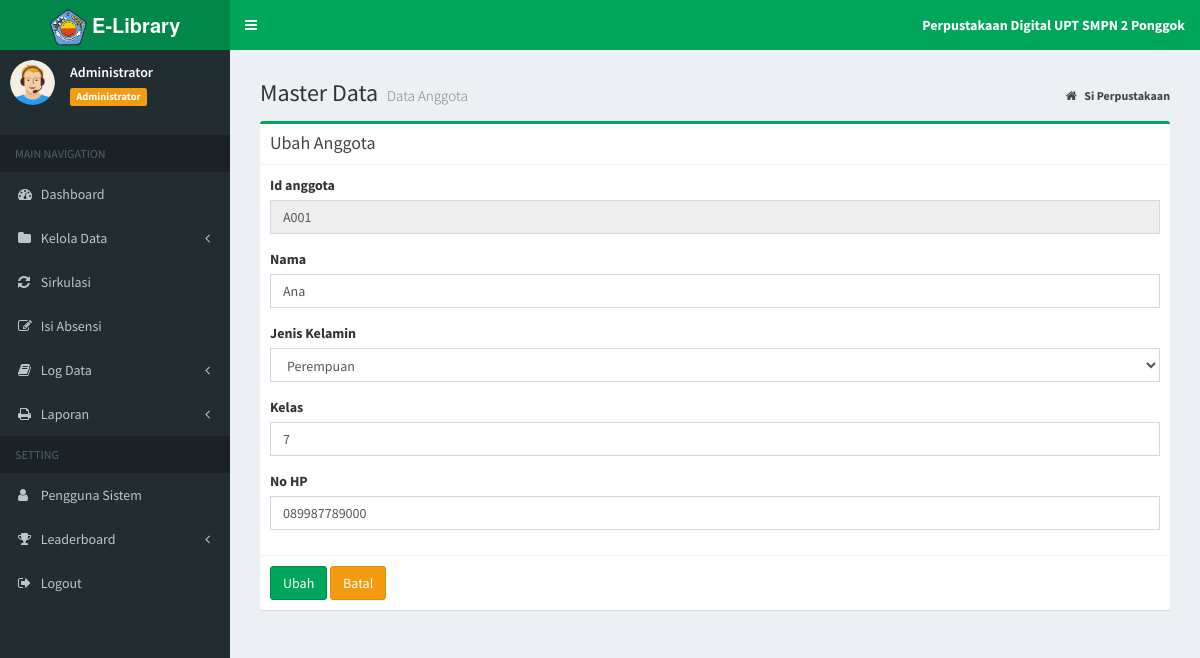
Page /?page=MyApp/edit_agt&kode=A001 (signed in) on the committed database.
### tables this page shows
CREATE TABLE `tb_anggota` (
  `id_anggota` varchar(10) NOT NULL,
  `nama` varchar(20) NOT NULL,
  `jekel` enum('Laki-laki','Perempuan') NOT NULL,
  `kelas` varchar(50) NOT NULL,
  `no_hp` varchar(15) NOT NULL
);

### admin/agt/edit_agt.php (the view, shortened to what this page needs)
<?php
    if(isset($_GET['kode'])){
        $sql_cek = "SELECT * FROM tb_anggota WHERE id_anggota='".$_GET['kode']."'";
        $query_cek = mysqli_query($koneksi, $sql_cek);
        $data_cek = mysqli_fetch_array($query_cek,MYSQLI_BOTH);
    }
?>
<section class="content-header">
	<h1>
		Master Data
		<small>Data Anggota</small>
	</h1>
	<ol class="breadcrumb">
		<li>
			<a href="index.php">
				<i class="fa fa-home"></i>
				<b>Si Perpustakaan</b>
			</a>
		</li>
	</ol>
</section>
<section class="content">
	<div class="row">
		<div class="col-md-12">
			<div class="box box-success">
				<div class="box-header with-border">
					<h3 class="box-title">Ubah Anggota</h3>
				</div>
				<form action="" method="post" enctype="multipart/form-data">
					<div class="box-body">
						<div class="form-group">
							<label>Id anggota</label>
							<input type='text' class="form-control" name="id_anggota" value="<?php echo $data_cek['id_anggota']; ?>"
							 readonly/>
						</div>
						<div class="form-group">
							<label>Nama</label>
							<input type='text' class="form-control" name="nama" value="<?php echo $data_cek['nama']; ?>"
							/>
						</div>
						<div class="form-group">
							<label>Jenis Kelamin</label>
							<select name="jekel" id="jekel" class="form-control" required>
								<?php
                                if ($data_cek['jekel'] == "Perempuan") echo "<option value='Perempuan' selected>Perempuan</option>";
                                else echo "<option value='Perempuan'>Perempuan</option>";
                            ?>
							</select>
						</div>
						<div class="form-group">
							<label>Kelas</label>
							<input type='text' class="form-control" name="kelas" value="<?php echo $data_cek['kelas']; ?>"
							/>
						</div>
						<div class="form-group">
							<label>No HP</label>
							<input type='number' class="form-control" name="no_hp" value="<?php echo $data_cek['no_hp']; ?>"
							/>
						</div>
					</div>
					<div class="box-footer">
						<input type="submit" name="Ubah" value="Ubah" class="btn btn-success">
						<a href="?page=MyApp/data_agt" class="btn btn-warning">Batal</a>
					</div>
				</form>
			</div>
</section>

### rows in the picture
tb_anggota: id_anggota "A001", nama "Ana", jekel "Perempuan", kelas "7", no_hp "089987789000"

### other values in the picture
$data_nama "Administrator"
$data_level "Administrator"
